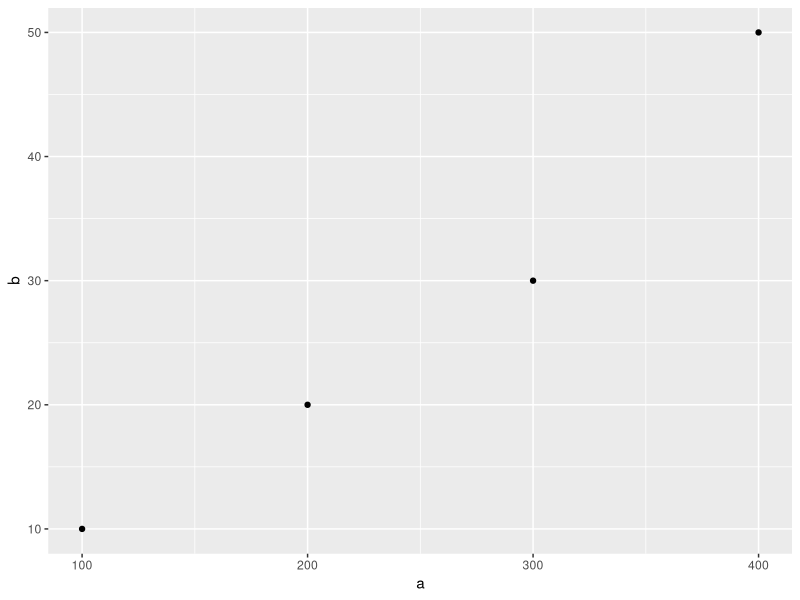
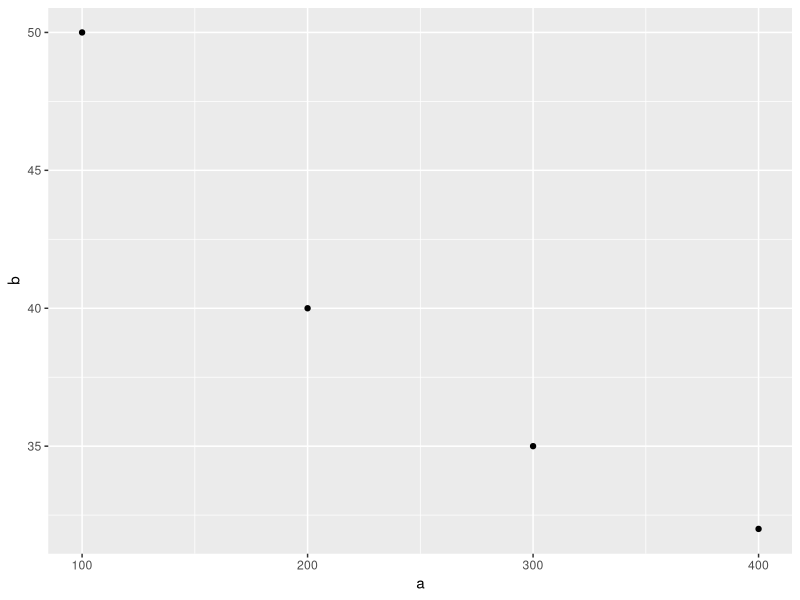
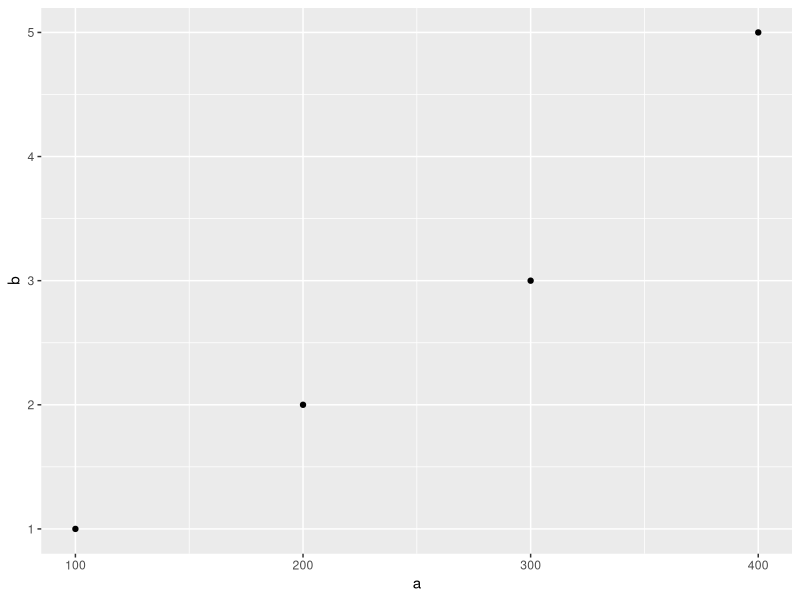
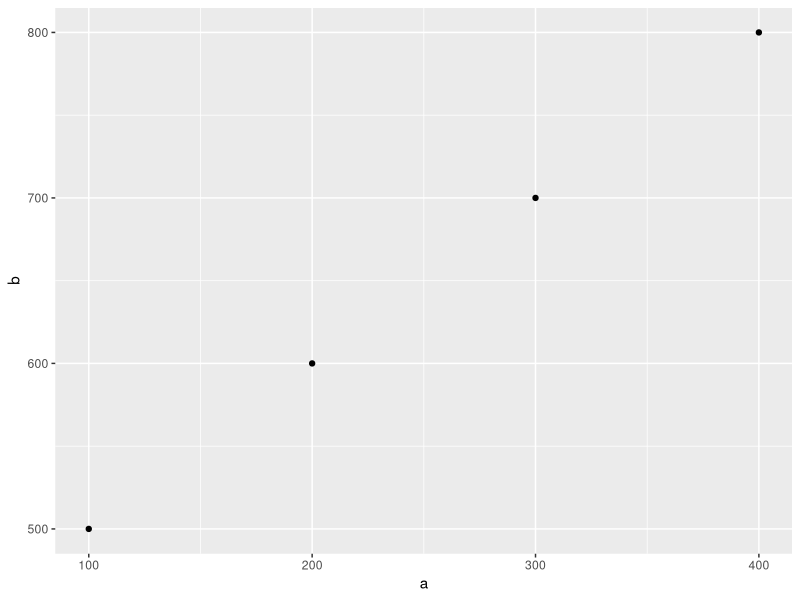

Write the R code that produced these figures, in order.
library(ggplot2)
stock_plot = function(s1,s2) {
  df = data.frame(a=s1,b=s2)
  X11()
  print(ggplot(df) + geom_point(aes(x = a, y = b)))
  print(cov(df$a, df$b))
  print(cor(df$a, df$b))
}

s1 = c(100, 200, 300, 400)
s2 = c(10, 20, 30, 50)
stock_plot(s1,s2)


s3 = c(100, 200, 300,  400)
s4 = c(50, 40, 35, 32)
stock_plot(s3, s4)

s5 = c(100, 200, 300, 400)
s6 = c(1, 2, 3, 5)
stock_plot(s5,s6)

s7 = c(100, 200, 300, 400)
s8 = c(500, 600, 700, 800)
stock_plot(s7,s8)

#why mean of z-scores is 0?
x = c(10,20,30,40, 50, 60, 70)
x_z = (x - mean(x) ) / sd(x)
df = data.frame(x, x_z)
mean(x)
mean(x_z)

